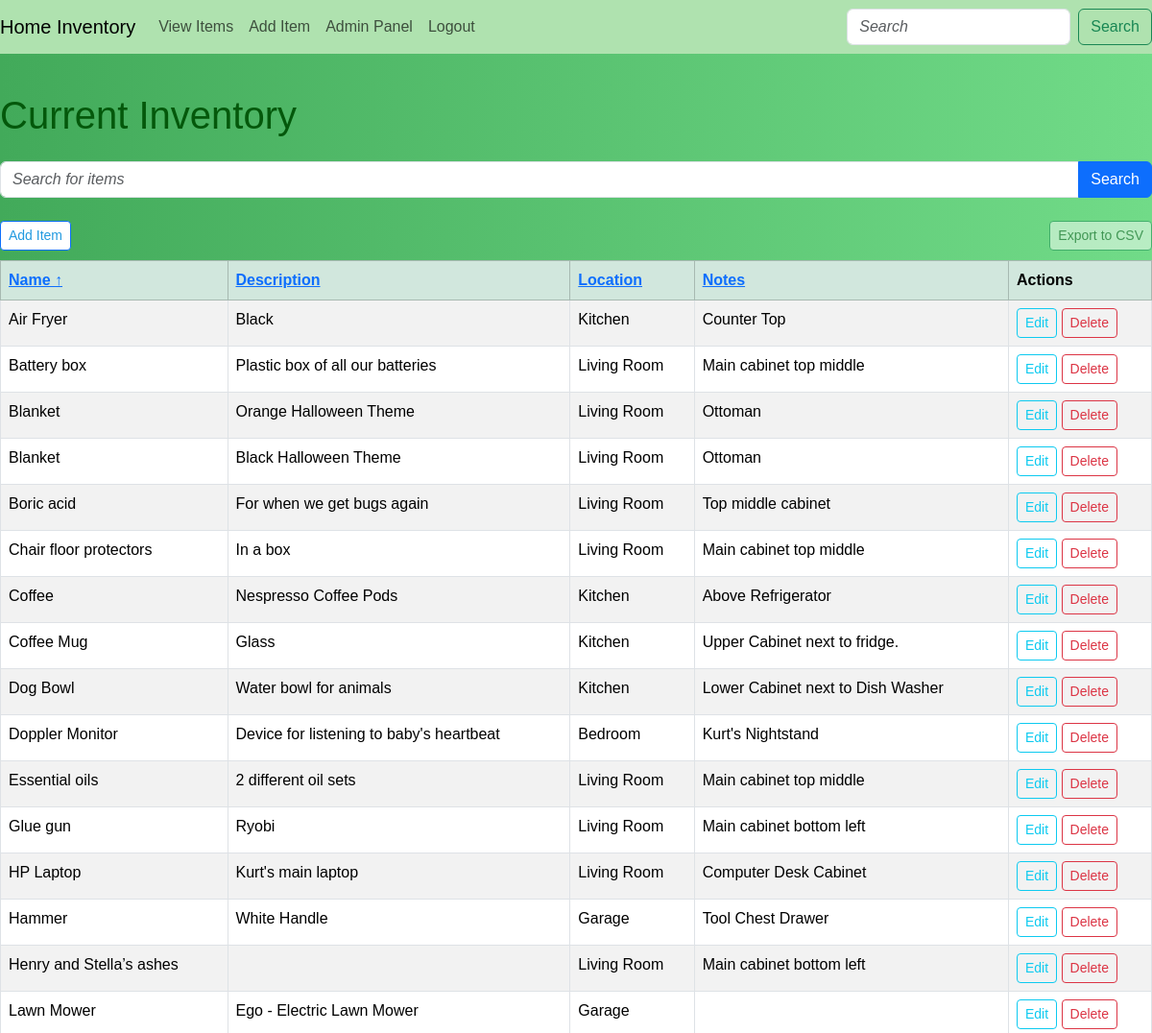
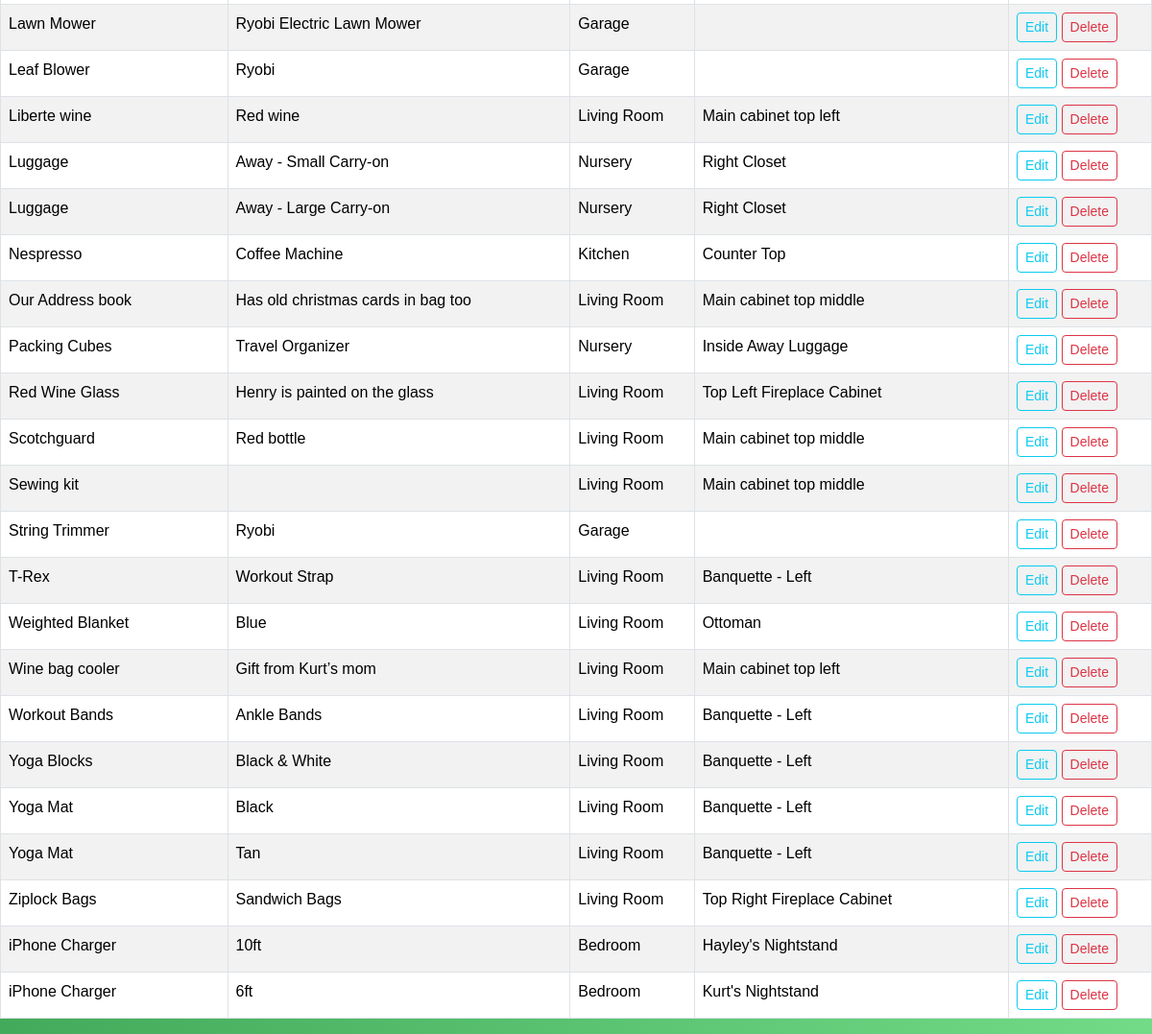
The app's page /items (signed in) with its own data (2 pictures, top to bottom).
### app/models.py (models this page shows, shortened)
class Item(db.Model):
    id = db.Column(db.Integer, primary_key=True)
    name = db.Column(db.String(100), nullable=False)
    description = db.Column(db.String(200), nullable=True)
    location = db.Column(db.String(100), nullable=False)
    notes = db.Column(db.String, nullable=True)

### app/routes.py (the view)
@app.route('/items', methods=['GET', 'POST'])
@login_required
def view_items():
    form = SearchForm()
    search_query = request.args.get('search', '')
    sort_by = request.args.get('sort_by', 'name')
    sort_order = request.args.get('sort_order', 'asc')
    if form.validate_on_submit():
        search_query = form.search.data
    items_query = Item.query.filter(
        (Item.name.contains(search_query)) | (Item.location.contains(search_query)) | (Item.description.contains(search_query)) | (Item.notes.contains(search_query))
    )
    if sort_order == 'asc':
        items_query = items_query.order_by(getattr(Item, sort_by).asc())
    else:
        items_query = items_query.order_by(getattr(Item, sort_by).desc())
    items = items_query.all()
    return render_template('view_items.html', items=items, form=form, sort_by=sort_by, sort_order=sort_order)

### app/forms.py
class SearchForm(FlaskForm):
    search = StringField('Search', validators=[DataRequired()])
    submit = SubmitField('Search')

### app/__init__.py (called while the page is built)
@login_manager.user_loader
def load_user(user_id):
    return models.User.query.get(int(user_id))

### app/templates/view_items.html (shortened to what this page needs)
{% extends "base.html" %}
{% block content %}
<h1 class="mb-4">Current Inventory</h1>
  <form method="GET" action="{{ url_for('view_items') }}" class="mb-4">
    <div class="input-group">
      <input type="text" class="form-control" placeholder="Search for items" name="search" value="{{ request.args.get('search', '') }}">
      <button class="btn btn-primary" type="submit">Search</button>
    </div>
  </form>
  <div class="d-flex justify-content-between" style="margin-bottom: 10px">
    <a href="{{ url_for('add_item') }}" class="btn btn-primary btn-sm" style="--bs-btn-bg: #ffffff; --bs-btn-color: #229ae0;">Add Item</a>
    <a href="{{ url_for('export_items') }}" class="btn btn-success btn-sm opacity-50" style="--bs-btn-bg: #ffffff; --bs-btn-color: #155724;">Export to CSV</a>
  </div>
  <table class="table table-striped table-bordered">
    <thead class="table-success">
      <tr>
        <th>
          <a href="{{ url_for('view_items', search=request.args.get('search', ''), sort_by='name', sort_order='asc' if sort_order == 'desc' or sort_by != 'name' else 'desc') }}">
            Name
            {% if sort_by == 'name' %}
              {% if sort_order == 'asc' %}
                ↑
              {% else %}
                ↓
              {% endif %}
            {% endif %}
          </a>
        </th>
        <th>
          <a href="{{ url_for('view_items', search=request.args.get('search', ''), sort_by='description', sort_order='asc' if sort_order == 'desc' or sort_by != 'description' else 'desc') }}">
            Description
          </a>
        </th>
        <th>
          <a href="{{ url_for('view_items', search=request.args.get('search', ''), sort_by='location', sort_order='asc' if sort_order == 'desc' or sort_by != 'location' else 'desc') }}">
            Location
          </a>
        </th>
        <th>
          <a href="{{ url_for('view_items', search=request.args.get('search', ''), sort_by='notes', sort_order='asc' if sort_order == 'desc' or sort_by != 'notes' else 'desc') }}">
            Notes
          </a>
        </th>
        <th>Actions</th>
      </tr>
    </thead>
    <tbody>
      {% for item in items %}
      <tr>
        <td>{{ item.name }}</td>
        <td>{{ item.description }}</td>
        <td>{{ item.location }}</td>
        <td>{{ item.notes }}</td>
        <td>
          <a href="{{ url_for('edit_item', item_id=item.id) }}" class="btn btn-outline-info btn-sm">Edit</a>
          <form method="POST" action="{{ url_for('delete_item', item_id=item.id) }}" style="display: inline;" onsubmit="return confirmDelete();">
            <button type="submit" class="btn btn-outline-danger btn-sm">Delete</button>
          </form>
        </td>
      </tr>
      {% endfor %}
    </tbody>
  </table>
{% endblock %}

### app/templates/base.html (shortened to what this page needs)
<!doctype html>
<html lang="en">
  <head>
    <link href="https://cdn.jsdelivr.net/npm/bootstrap@5.3.3/dist/css/bootstrap.min.css" rel="stylesheet">
    <link href="{{ url_for('static', filename='styles.css') }}" rel="stylesheet">
    <link rel="stylesheet" type="text/css" href="{{ url_for('static', filename='styles.css') }}">
  </head>
  <body>
    <nav class="navbar navbar-expand-lg navbar-light" style="background-color: #AFE2AF;">
      <a class="navbar-brand" href="{{ url_for('home') }}">Home Inventory</a>
      <div class="collapse navbar-collapse" id="navbarNav">
        <ul class="navbar-nav">
          {% if current_user.is_authenticated %}
            <li class="nav-item"><a class="nav-link" href="{{ url_for('view_items') }}">View Items</a></li>
            {% if current_user.is_admin %}
              <li class="nav-item"><a class="nav-link" href="{{ url_for('add_item') }}">Add Item</a></li>
              <li class="nav-item"><a class="nav-link" href="{{ url_for('admin') }}">Admin Panel</a></li>
            {% endif %}
            <li class="nav-item"><a class="nav-link" href="{{ url_for('auth.logout') }}">Logout</a></li>
          {% else %}
            <li class="nav-item"><a class="nav-link" href="{{ url_for('auth.login') }}">Login</a></li>
            <li class="nav-item"><a class="nav-link" href="{{ url_for('auth.register') }}">Register</a></li>
          {% endif %}
        </ul>
        <form class="d-flex ms-auto" action="{{ url_for('view_items') }}" method="GET" role="search">
          <input class="form-control me-2" type="search" placeholder="Search" name="search" aria-label="Search">
          <button class="btn btn-outline-success" type="submit">Search</button>
        </form>
      </div>
    </nav>
    <div class="container-fluid p-0">
      {% block content %}{% endblock %}
    </div>
  </body>
</html>

### app/static/styles.css (style rules this page uses)
body { background: linear-gradient(to right, #42aa5a 0%, #71db88 100%); font-family: Arial, sans-serif; }
h1 { color: #04580b; margin-top: 1em; }
input::placeholder, textarea::placeholder { font-style: italic; font-size: 16px; }

### records on screen
Item: name "Air Fryer", description "Black", location "Kitchen", notes "Counter Top"
Item: name "Battery box", description "Plastic box of all our batteries", location "Living Room", notes "Main cabinet top middle"
Item: name "Blanket", description "Orange Halloween Theme", location "Living Room", notes "Ottoman"
Item: name "Blanket", description "Black Halloween Theme", location "Living Room", notes "Ottoman"
Item: name "Boric acid", description "For when we get bugs again", location "Living Room", notes "Top middle cabinet"
Item: name "Chair floor protectors", description "In a box", location "Living Room", notes "Main cabinet top middle"
Item: name "Coffee", description "Nespresso Coffee Pods", location "Kitchen", notes "Above Refrigerator"
Item: name "Coffee Mug", description "Glass", location "Kitchen", notes "Upper Cabinet next to fridge."
Item: name "Dog Bowl", description "Water bowl for animals", location "Kitchen", notes "Lower Cabinet next to Dish Washer"
Item: name "Doppler Monitor", description "Device for listening to baby's heartbeat", location "Bedroom", notes "Kurt's Nightstand"
Item: name "Essential oils", description "2 different oil sets", location "Living Room", notes "Main cabinet top middle"
Item: name "Glue gun", description "Ryobi", location "Living Room", notes "Main cabinet bottom left"
Item: name "HP Laptop", description "Kurt's main laptop", location "Living Room", notes "Computer Desk Cabinet"
Item: name "Hammer", description "White Handle", location "Garage", notes "Tool Chest Drawer"
Item: name "Henry and Stella’s ashes", location "Living Room", notes "Main cabinet bottom left"
Item: name "Lawn Mower", description "Ego - Electric Lawn Mower", location "Garage"
Item: name "Lawn Mower", description "Ryobi Electric Lawn Mower", location "Garage"
Item: name "Leaf Blower", description "Ryobi", location "Garage"
Item: name "Liberte wine", description "Red wine", location "Living Room", notes "Main cabinet top left"
Item: name "Luggage", description "Away - Small Carry-on", location "Nursery", notes "Right Closet"
Item: name "Luggage", description "Away - Large Carry-on", location "Nursery", notes "Right Closet"
Item: name "Nespresso", description "Coffee Machine", location "Kitchen", notes "Counter Top"
Item: name "Our Address book", description "Has old christmas cards in bag too", location "Living Room", notes "Main cabinet top middle"
Item: name "Packing Cubes", description "Travel Organizer", location "Nursery", notes "Inside Away Luggage"
Item: name "Red Wine Glass", description "Henry is painted on the glass", location "Living Room", notes "Top Left Fireplace Cabinet"
Item: name "Scotchguard", description "Red bottle", location "Living Room", notes "Main cabinet top middle"
Item: name "Sewing kit", location "Living Room", notes "Main cabinet top middle"
Item: name "String Trimmer", description "Ryobi", location "Garage"
Item: name "T-Rex", description "Workout Strap", location "Living Room", notes "Banquette - Left"
Item: name "Weighted Blanket", description "Blue", location "Living Room", notes "Ottoman"
Item: name "Wine bag cooler", description "Gift from Kurt’s mom", location "Living Room", notes "Main cabinet top left"
Item: name "Workout Bands", description "Ankle Bands", location "Living Room", notes "Banquette - Left"
Item: name "Yoga Blocks", description "Black & White", location "Living Room", notes "Banquette - Left"
Item: name "Yoga Mat", description "Black", location "Living Room", notes "Banquette - Left"
Item: name "Yoga Mat", description "Tan", location "Living Room", notes "Banquette - Left"
Item: name "Ziplock Bags", description "Sandwich Bags", location "Living Room", notes "Top Right Fireplace Cabinet"
Item: name "iPhone Charger", description "10ft", location "Bedroom", notes "Hayley's Nightstand"
Item: name "iPhone Charger", description "6ft", location "Bedroom", notes "Kurt's Nightstand"
